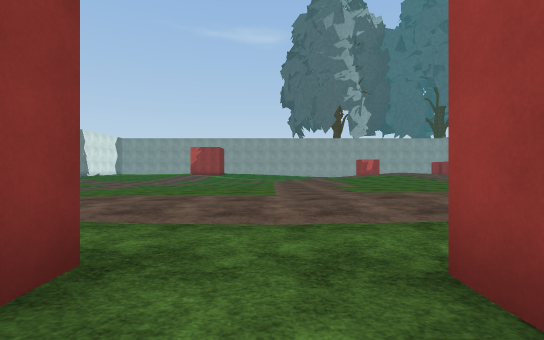
View 1 (above)

16 first-person views from a walk through a 3-D level made in the Unity game engine. The camera is 1.3 m above the floor, looks level and sees 85° across. The floor is counted in squares, 2 m on a side. Each view is taken from the middle of a square. On the plan, view 1 faces up. The plan holds only what a view shows up to about 9 squares ahead; the rest is blank. The place goes on beyond the plan. The player character is not drawn. Some surface patterns are stand-ins.

View 2
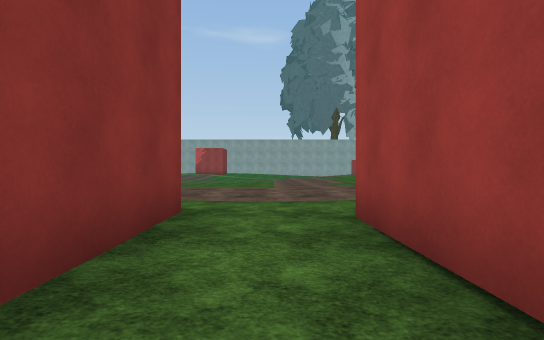

View 3
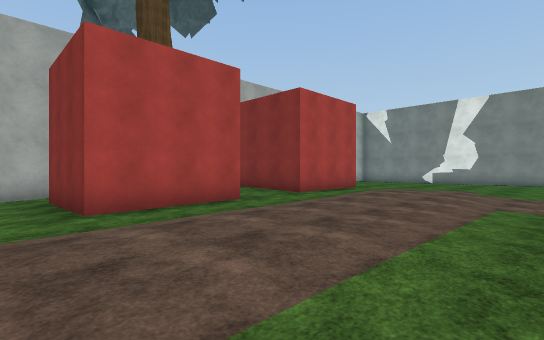

View 4
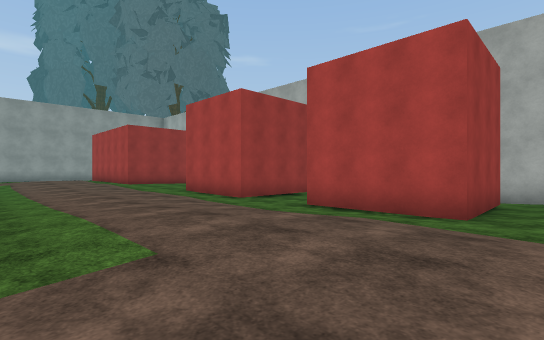

View 5
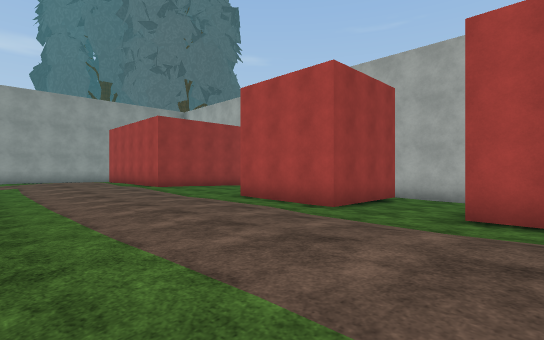

View 6
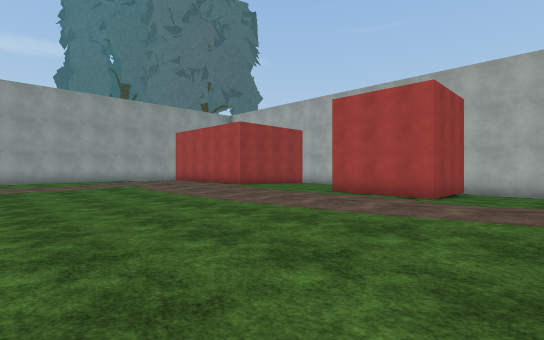

View 7
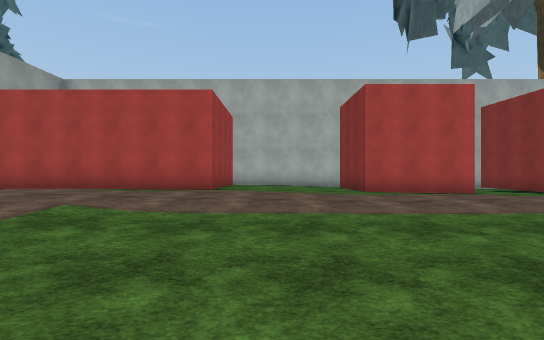

View 8
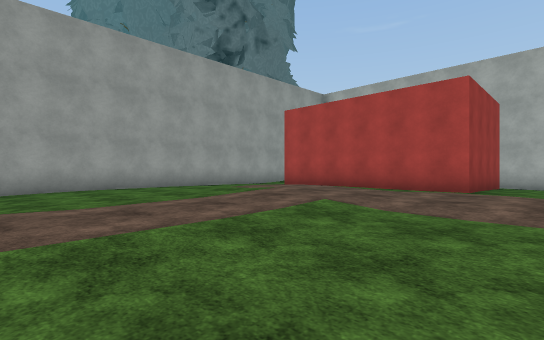

View 9
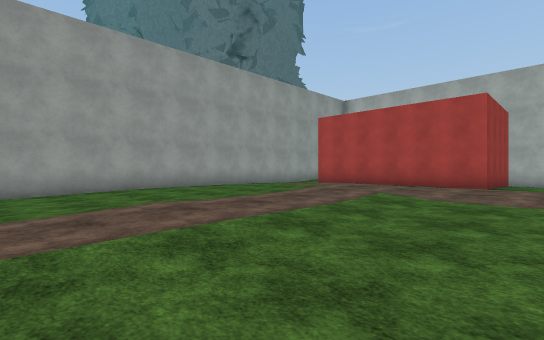

View 10
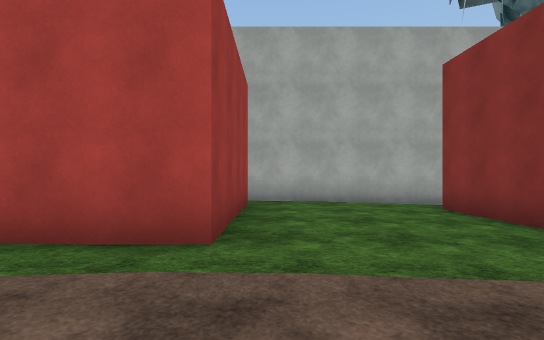

View 11
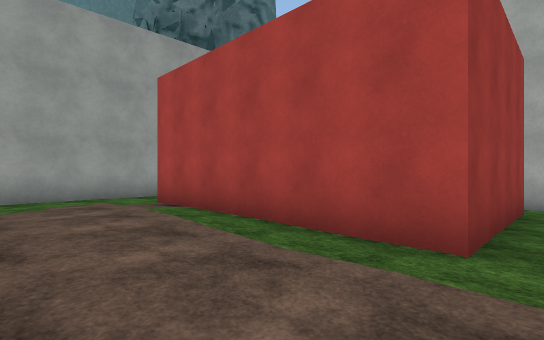

View 12
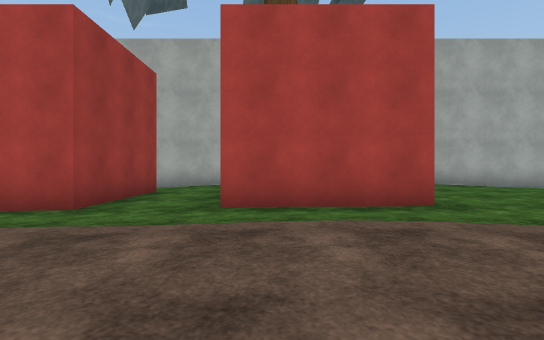

View 13
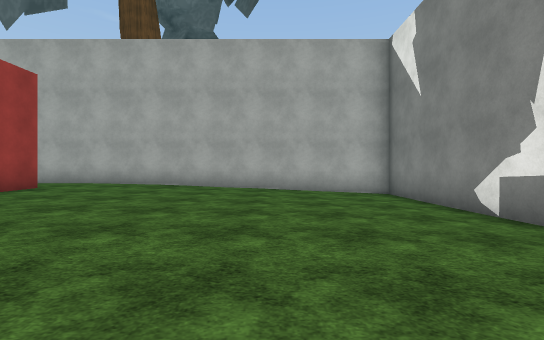

View 14
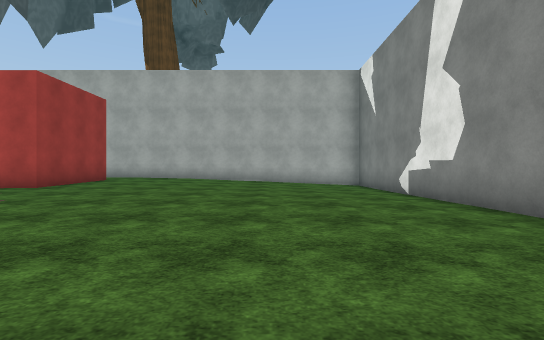

View 15
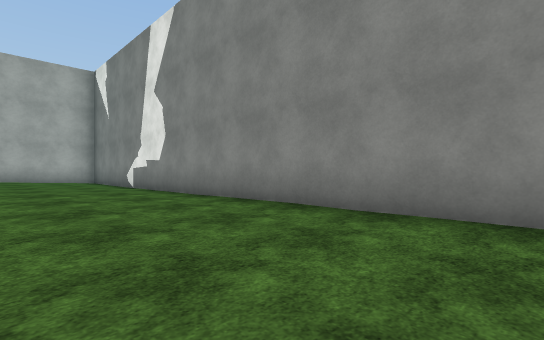

View 16
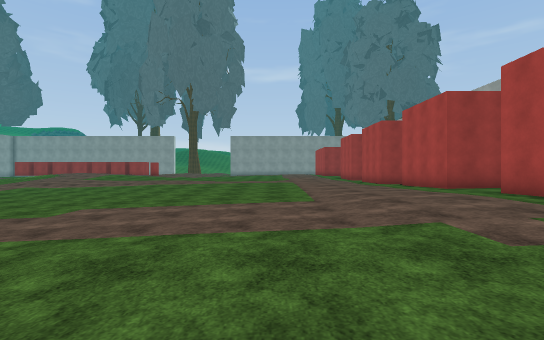

### Floor plan
Key: @ floor where view 1 was taken; # wall or solid block; . main floor; : floor 0.25 m higher than the main floor; - floor 0.25 m lower than the main floor; _ floor 0.5 m lower than the main floor; < floor 0.75 m lower than the main floor; / step, stairs or slope.
Columns run from 19 left of view 1 to 21 right of it. Each row starts with its distance up from view 1.
 12            <<<__               ---------
 11 #-___     ______               ---...---#
 10 #--__    ______-       ...--------......#
  9 #----   _____-----. ......--------......#
  8 #----- ----------.........-------.......#
  7 #---------------...........-----...:....#
  6 #----..------........::::......../:::...#
  5 #--.................:::::.:.....:::::::.#
  4 #--........:::........//.......::::::::.#
  3 #--.......:::.........----......:::::::.#
  2 #--....:::###..###.-####--###....######.#
  1 #--...::::###:.# ##-#  #--###-...#      #
  0 #--...::::###::#  #@#   _-###-...#
 -1 #--..:::::#  ::#  #-#   __###---.#
 -2 #--..::::::  :::  --_   ___ ------
 -3 ############  ##  ###   ##########

Positions as (right, up) in squares from view 1, and headings:
1: (0, 0), facing up
2: (0, -2), facing up
3: (0, 7), facing down-left
4: (0, 7), facing down-right
5: (3, 7), facing down-right
6: (4, 10), facing down-right
7: (12, 10), facing down
8: (12, 10), facing down-right
9: (12, 12), facing down-right
10: (13, 5), facing down
11: (13, 5), facing down-right
12: (-7, 6), facing down
13: (-15, 6), facing down
14: (-15, 9), facing down
15: (-15, 11), facing down-left
16: (-13, 7), facing right
